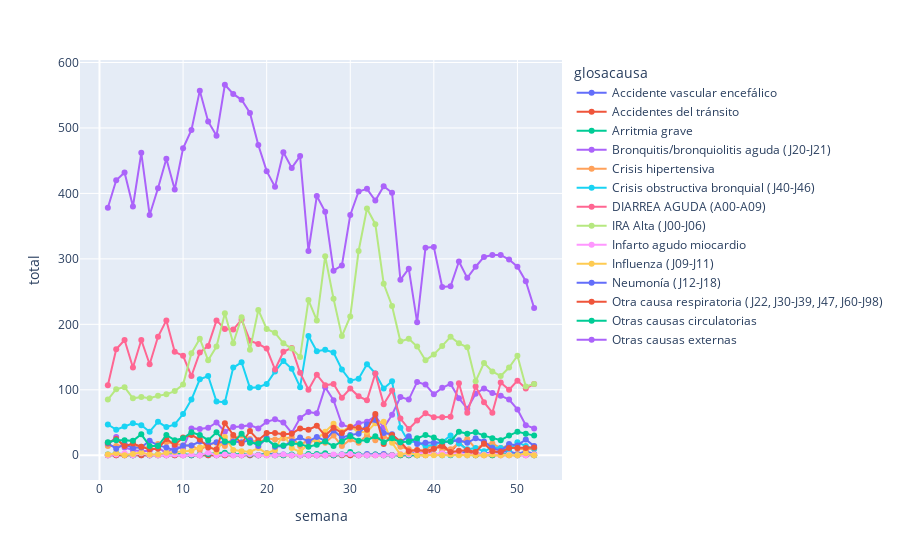

The code cell stored with this chart in its notebook:
### Code cell
get_line_comp(resumen_semanal,'01-100')

### Figure 1 — Plotly figure (JSON) as saved in the notebook; plotly's stock layout.template omitted (floating-point values rounded to 4 significant figures)
{"data": [{"hovertemplate": "glosacausa=Accidente vascular encefálico<br>semana=%{x}<br>total=%{y}<extra></extra>", "legendgroup": "Accidente vascular encefálico", "line": {"color": "#636efa", "dash": "solid"}, "marker": {"symbol": "circle"}, "mode": "lines+markers", "name": "Accidente vascular encefálico", "orientation": "v", "showlegend": true, "type": "scatter", "x": [1, 2, 3, 4, 5, 6, 7, 8, 9, 10, 11, 12, 13, 14, 15, 16, 17, 18, 19, 20, 21, 22, 23, 24, 25, 26, 27, 28, 29, 30, 31, 32, 33, 34, 35, 36, 37, 38, 39, 40, 41, 42, 43, 44, 45, 46, 47, 48, 49, 50, 51, 52], "xaxis": "x", "y": [0, 0, 0, 0, 0, 0, 0, 0, 0, 0, 0, 0, 0, 0, 0, 1, 0, 0, 0, 3, 1, 1, 0, 0, 0, 0, 0, 0, 1, 0, 0, 2, 1, 2, 0, 1, 3, 4, 3, 1, 3, 2, 3, 6, 2, 3, 5, 5, 6, 2, 6, 2], "yaxis": "y"}, {"hovertemplate": "glosacausa=Accidentes del tránsito<br>semana=%{x}<br>total=%{y}<extra></extra>", "legendgroup": "Accidentes del tránsito", "line": {"color": "#EF553B", "dash": "solid"}, "marker": {"symbol": "circle"}, "mode": "lines+markers", "name": "Accidentes del tránsito", "orientation": "v", "showlegend": true, "type": "scatter", "x": [1, 2, 3, 4, 5, 6, 7, 8, 9, 10, 11, 12, 13, 14, 15, 16, 17, 18, 19, 20, 21, 22, 23, 24, 25, 26, 27, 28, 29, 30, 31, 32, 33, 34, 35, 36, 37, 38, 39, 40, 41, 42, 43, 44, 45, 46, 47, 48, 49, 50, 51, 52], "xaxis": "x", "y": [0, 0, 0, 0, 0, 0, 0, 0, 0, 0, 0, 0, 0, 0, 0, 0, 0, 0, 0, 0, 0, 0, 0, 0, 0, 0, 0, 0, 0, 0, 0, 0, 0, 0, 0, 0, 0, 0, 0, 10, 17, 5, 20, 7, 0, 0, 0, 0, 0, 0, 0, 0], "yaxis": "y"}, {"hovertemplate": "glosacausa=Arritmia grave<br>semana=%{x}<br>total=%{y}<extra></extra>", "legendgroup": "Arritmia grave", "line": {"color": "#00cc96", "dash": "solid"}, "marker": {"symbol": "circle"}, "mode": "lines+markers", "name": "Arritmia grave", "orientation": "v", "showlegend": true, "type": "scatter", "x": [1, 2, 3, 4, 5, 6, 7, 8, 9, 10, 11, 12, 13, 14, 15, 16, 17, 18, 19, 20, 21, 22, 23, 24, 25, 26, 27, 28, 29, 30, 31, 32, 33, 34, 35, 36, 37, 38, 39, 40, 41, 42, 43, 44, 45, 46, 47, 48, 49, 50, 51, 52], "xaxis": "x", "y": [1, 3, 1, 0, 3, 0, 1, 1, 2, 2, 0, 1, 2, 2, 4, 1, 2, 1, 0, 2, 0, 0, 1, 0, 2, 2, 3, 0, 1, 5, 1, 0, 1, 0, 0, 0, 0, 0, 2, 1, 0, 0, 1, 0, 0, 3, 0, 1, 2, 0, 1, 0], "yaxis": "y"}, {"hovertemplate": "glosacausa=Bronquitis/bronquiolitis aguda (J20-J21)<br>semana=%{x}<br>total=%{y}<extra></extra>", "legendgroup": "Bronquitis/bronquiolitis aguda (J20-J21)", "line": {"color": "#ab63fa", "dash": "solid"}, "marker": {"symbol": "circle"}, "mode": "lines+markers", "name": "Bronquitis/bronquiolitis aguda (J20-J21)", "orientation": "v", "showlegend": true, "type": "scatter", "x": [1, 2, 3, 4, 5, 6, 7, 8, 9, 10, 11, 12, 13, 14, 15, 16, 17, 18, 19, 20, 21, 22, 23, 24, 25, 26, 27, 28, 29, 30, 31, 32, 33, 34, 35, 36, 37, 38, 39, 40, 41, 42, 43, 44, 45, 46, 47, 48, 49, 50, 51, 52], "xaxis": "x", "y": [16, 28, 12, 8, 6, 7, 12, 3, 13, 11, 41, 40, 42, 50, 36, 43, 44, 46, 41, 51, 55, 50, 34, 57, 66, 64, 104, 84, 47, 42, 49, 51, 60, 42, 62, 89, 85, 112, 108, 93, 103, 109, 87, 71, 94, 102, 95, 91, 85, 70, 46, 41], "yaxis": "y"}, {"hovertemplate": "glosacausa=Crisis hipertensiva<br>semana=%{x}<br>total=%{y}<extra></extra>", "legendgroup": "Crisis hipertensiva", "line": {"color": "#FFA15A", "dash": "solid"}, "marker": {"symbol": "circle"}, "mode": "lines+markers", "name": "Crisis hipertensiva", "orientation": "v", "showlegend": true, "type": "scatter", "x": [1, 2, 3, 4, 5, 6, 7, 8, 9, 10, 11, 12, 13, 14, 15, 16, 17, 18, 19, 20, 21, 22, 23, 24, 25, 26, 27, 28, 29, 30, 31, 32, 33, 34, 35, 36, 37, 38, 39, 40, 41, 42, 43, 44, 45, 46, 47, 48, 49, 50, 51, 52], "xaxis": "x", "y": [14, 14, 16, 13, 13, 11, 17, 20, 18, 15, 15, 8, 16, 19, 14, 26, 30, 25, 19, 26, 24, 26, 27, 14, 25, 21, 19, 30, 14, 24, 19, 31, 23, 29, 23, 13, 9, 7, 8, 17, 8, 9, 18, 25, 10, 17, 18, 11, 15, 10, 9, 10], "yaxis": "y"}, {"hovertemplate": "glosacausa=Crisis obstructiva bronquial (J40-J46)<br>semana=%{x}<br>total=%{y}<extra></extra>", "legendgroup": "Crisis obstructiva bronquial (J40-J46)", "line": {"color": "#19d3f3", "dash": "solid"}, "marker": {"symbol": "circle"}, "mode": "lines+markers", "name": "Crisis obstructiva bronquial (J40-J46)", "orientation": "v", "showlegend": true, "type": "scatter", "x": [1, 2, 3, 4, 5, 6, 7, 8, 9, 10, 11, 12, 13, 14, 15, 16, 17, 18, 19, 20, 21, 22, 23, 24, 25, 26, 27, 28, 29, 30, 31, 32, 33, 34, 35, 36, 37, 38, 39, 40, 41, 42, 43, 44, 45, 46, 47, 48, 49, 50, 51, 52], "xaxis": "x", "y": [47, 39, 44, 49, 46, 36, 51, 43, 47, 63, 85, 116, 121, 82, 81, 134, 142, 103, 104, 109, 128, 144, 132, 104, 182, 159, 161, 157, 131, 114, 117, 139, 125, 102, 113, 42, 20, 21, 14, 16, 20, 30, 18, 9, 11, 6, 12, 11, 8, 20, 14, 10], "yaxis": "y"}, {"hovertemplate": "glosacausa=DIARREA AGUDA (A00-A09)<br>semana=%{x}<br>total=%{y}<extra></extra>", "legendgroup": "DIARREA AGUDA (A00-A09)", "line": {"color": "#FF6692", "dash": "solid"}, "marker": {"symbol": "circle"}, "mode": "lines+markers", "name": "DIARREA AGUDA (A00-A09)", "orientation": "v", "showlegend": true, "type": "scatter", "x": [1, 2, 3, 4, 5, 6, 7, 8, 9, 10, 11, 12, 13, 14, 15, 16, 17, 18, 19, 20, 21, 22, 23, 24, 25, 26, 27, 28, 29, 30, 31, 32, 33, 34, 35, 36, 37, 38, 39, 40, 41, 42, 43, 44, 45, 46, 47, 48, 49, 50, 51, 52], "xaxis": "x", "y": [107, 162, 176, 134, 176, 139, 181, 206, 158, 152, 121, 157, 167, 206, 193, 192, 207, 175, 170, 163, 131, 158, 164, 126, 100, 123, 107, 109, 88, 102, 90, 84, 125, 78, 99, 56, 40, 53, 64, 58, 58, 59, 110, 65, 105, 81, 65, 111, 100, 114, 102, 109], "yaxis": "y"}, {"hovertemplate": "glosacausa=IRA Alta (J00-J06)<br>semana=%{x}<br>total=%{y}<extra></extra>", "legendgroup": "IRA Alta (J00-J06)", "line": {"color": "#B6E880", "dash": "solid"}, "marker": {"symbol": "circle"}, "mode": "lines+markers", "name": "IRA Alta (J00-J06)", "orientation": "v", "showlegend": true, "type": "scatter", "x": [1, 2, 3, 4, 5, 6, 7, 8, 9, 10, 11, 12, 13, 14, 15, 16, 17, 18, 19, 20, 21, 22, 23, 24, 25, 26, 27, 28, 29, 30, 31, 32, 33, 34, 35, 36, 37, 38, 39, 40, 41, 42, 43, 44, 45, 46, 47, 48, 49, 50, 51, 52], "xaxis": "x", "y": [85, 101, 104, 87, 89, 87, 91, 93, 98, 108, 156, 178, 145, 166, 217, 171, 211, 161, 222, 193, 187, 171, 163, 150, 237, 206, 304, 239, 182, 212, 312, 377, 353, 262, 228, 174, 178, 166, 145, 154, 167, 181, 171, 165, 113, 141, 128, 121, 134, 152, 105, 109], "yaxis": "y"}, {"hovertemplate": "glosacausa=Infarto agudo miocardio<br>semana=%{x}<br>total=%{y}<extra></extra>", "legendgroup": "Infarto agudo miocardio", "line": {"color": "#FF97FF", "dash": "solid"}, "marker": {"symbol": "circle"}, "mode": "lines+markers", "name": "Infarto agudo miocardio", "orientation": "v", "showlegend": true, "type": "scatter", "x": [1, 2, 3, 4, 5, 6, 7, 8, 9, 10, 11, 12, 13, 14, 15, 16, 17, 18, 19, 20, 21, 22, 23, 24, 25, 26, 27, 28, 29, 30, 31, 32, 33, 34, 35, 36, 37, 38, 39, 40, 41, 42, 43, 44, 45, 46, 47, 48, 49, 50, 51, 52], "xaxis": "x", "y": [0, 1, 3, 0, 3, 0, 0, 0, 1, 0, 1, 0, 4, 0, 1, 0, 0, 2, 0, 0, 0, 1, 0, 0, 0, 0, 0, 1, 1, 2, 0, 0, 0, 0, 0, 2, 1, 3, 3, 1, 3, 1, 4, 0, 2, 1, 3, 0, 1, 0, 0, 1], "yaxis": "y"}, {"hovertemplate": "glosacausa=Influenza (J09-J11)<br>semana=%{x}<br>total=%{y}<extra></extra>", "legendgroup": "Influenza (J09-J11)", "line": {"color": "#FECB52", "dash": "solid"}, "marker": {"symbol": "circle"}, "mode": "lines+markers", "name": "Influenza (J09-J11)", "orientation": "v", "showlegend": true, "type": "scatter", "x": [1, 2, 3, 4, 5, 6, 7, 8, 9, 10, 11, 12, 13, 14, 15, 16, 17, 18, 19, 20, 21, 22, 23, 24, 25, 26, 27, 28, 29, 30, 31, 32, 33, 34, 35, 36, 37, 38, 39, 40, 41, 42, 43, 44, 45, 46, 47, 48, 49, 50, 51, 52], "xaxis": "x", "y": [1, 3, 0, 2, 4, 1, 1, 4, 5, 6, 7, 12, 16, 5, 28, 8, 6, 5, 11, 3, 8, 33, 11, 5, 18, 25, 36, 48, 36, 44, 35, 36, 49, 51, 19, 1, 4, 0, 0, 0, 0, 1, 0, 0, 0, 0, 1, 0, 0, 0, 3, 0], "yaxis": "y"}, {"hovertemplate": "glosacausa=Neumonía (J12-J18)<br>semana=%{x}<br>total=%{y}<extra></extra>", "legendgroup": "Neumonía (J12-J18)", "line": {"color": "#636efa", "dash": "solid"}, "marker": {"symbol": "circle"}, "mode": "lines+markers", "name": "Neumonía (J12-J18)", "orientation": "v", "showlegend": true, "type": "scatter", "x": [1, 2, 3, 4, 5, 6, 7, 8, 9, 10, 11, 12, 13, 14, 15, 16, 17, 18, 19, 20, 21, 22, 23, 24, 25, 26, 27, 28, 29, 30, 31, 32, 33, 34, 35, 36, 37, 38, 39, 40, 41, 42, 43, 44, 45, 46, 47, 48, 49, 50, 51, 52], "xaxis": "x", "y": [18, 10, 17, 11, 12, 22, 15, 12, 7, 15, 15, 21, 16, 20, 20, 21, 20, 23, 14, 26, 13, 14, 21, 27, 21, 28, 22, 38, 27, 31, 33, 47, 54, 34, 32, 20, 29, 17, 19, 19, 20, 21, 23, 19, 26, 21, 11, 7, 17, 15, 24, 14], "yaxis": "y"}, {"hovertemplate": "glosacausa=Otra causa respiratoria (J22, J30-J39, J47, J60-J98)<br>semana=%{x}<br>total=%{y}<extra></extra>", "legendgroup": "Otra causa respiratoria (J22, J30-J39, J47, J60-J98)", "line": {"color": "#EF553B", "dash": "solid"}, "marker": {"symbol": "circle"}, "mode": "lines+markers", "name": "Otra causa respiratoria (J22, J30-J39, J47, J60-J98)", "orientation": "v", "showlegend": true, "type": "scatter", "x": [1, 2, 3, 4, 5, 6, 7, 8, 9, 10, 11, 12, 13, 14, 15, 16, 17, 18, 19, 20, 21, 22, 23, 24, 25, 26, 27, 28, 29, 30, 31, 32, 33, 34, 35, 36, 37, 38, 39, 40, 41, 42, 43, 44, 45, 46, 47, 48, 49, 50, 51, 52], "xaxis": "x", "y": [19, 25, 14, 18, 13, 9, 10, 25, 16, 27, 31, 24, 12, 9, 49, 31, 18, 37, 23, 34, 34, 32, 33, 41, 39, 45, 30, 42, 34, 43, 42, 39, 63, 17, 31, 21, 6, 8, 6, 10, 14, 5, 7, 8, 5, 18, 6, 5, 11, 11, 11, 12], "yaxis": "y"}, {"hovertemplate": "glosacausa=Otras causas circulatorias<br>semana=%{x}<br>total=%{y}<extra></extra>", "legendgroup": "Otras causas circulatorias", "line": {"color": "#00cc96", "dash": "solid"}, "marker": {"symbol": "circle"}, "mode": "lines+markers", "name": "Otras causas circulatorias", "orientation": "v", "showlegend": true, "type": "scatter", "x": [1, 2, 3, 4, 5, 6, 7, 8, 9, 10, 11, 12, 13, 14, 15, 16, 17, 18, 19, 20, 21, 22, 23, 24, 25, 26, 27, 28, 29, 30, 31, 32, 33, 34, 35, 36, 37, 38, 39, 40, 41, 42, 43, 44, 45, 46, 47, 48, 49, 50, 51, 52], "xaxis": "x", "y": [20, 23, 23, 22, 32, 14, 14, 31, 23, 26, 35, 31, 23, 35, 21, 19, 33, 19, 18, 24, 15, 15, 18, 17, 13, 16, 21, 14, 21, 29, 22, 23, 29, 20, 26, 20, 21, 26, 31, 27, 21, 21, 36, 33, 35, 30, 26, 23, 30, 36, 33, 30], "yaxis": "y"}, {"hovertemplate": "glosacausa=Otras causas externas<br>semana=%{x}<br>total=%{y}<extra></extra>", "legendgroup": "Otras causas externas", "line": {"color": "#ab63fa", "dash": "solid"}, "marker": {"symbol": "circle"}, "mode": "lines+markers", "name": "Otras causas externas", "orientation": "v", "showlegend": true, "type": "scatter", "x": [1, 2, 3, 4, 5, 6, 7, 8, 9, 10, 11, 12, 13, 14, 15, 16, 17, 18, 19, 20, 21, 22, 23, 24, 25, 26, 27, 28, 29, 30, 31, 32, 33, 34, 35, 36, 37, 38, 39, 40, 41, 42, 43, 44, 45, 46, 47, 48, 49, 50, 51, 52], "xaxis": "x", "y": [378, 420, 432, 380, 462, 367, 408, 453, 406, 469, 497, 557, 510, 488, 566, 552, 543, 523, 474, 434, 410, 463, 439, 457, 312, 396, 372, 282, 290, 367, 403, 407, 389, 411, 401, 268, 285, 203, 317, 318, 257, 258, 296, 271, 288, 303, 306, 306, 299, 288, 266, 225], "yaxis": "y"}], "layout": {"legend": {"title": {"text": "glosacausa"}, "tracegroupgap": 0}, "margin": {"t": 60}, "xaxis": {"anchor": "y", "domain": [0, 1], "title": {"text": "semana"}}, "yaxis": {"anchor": "x", "domain": [0, 1], "title": {"text": "total"}}}}
